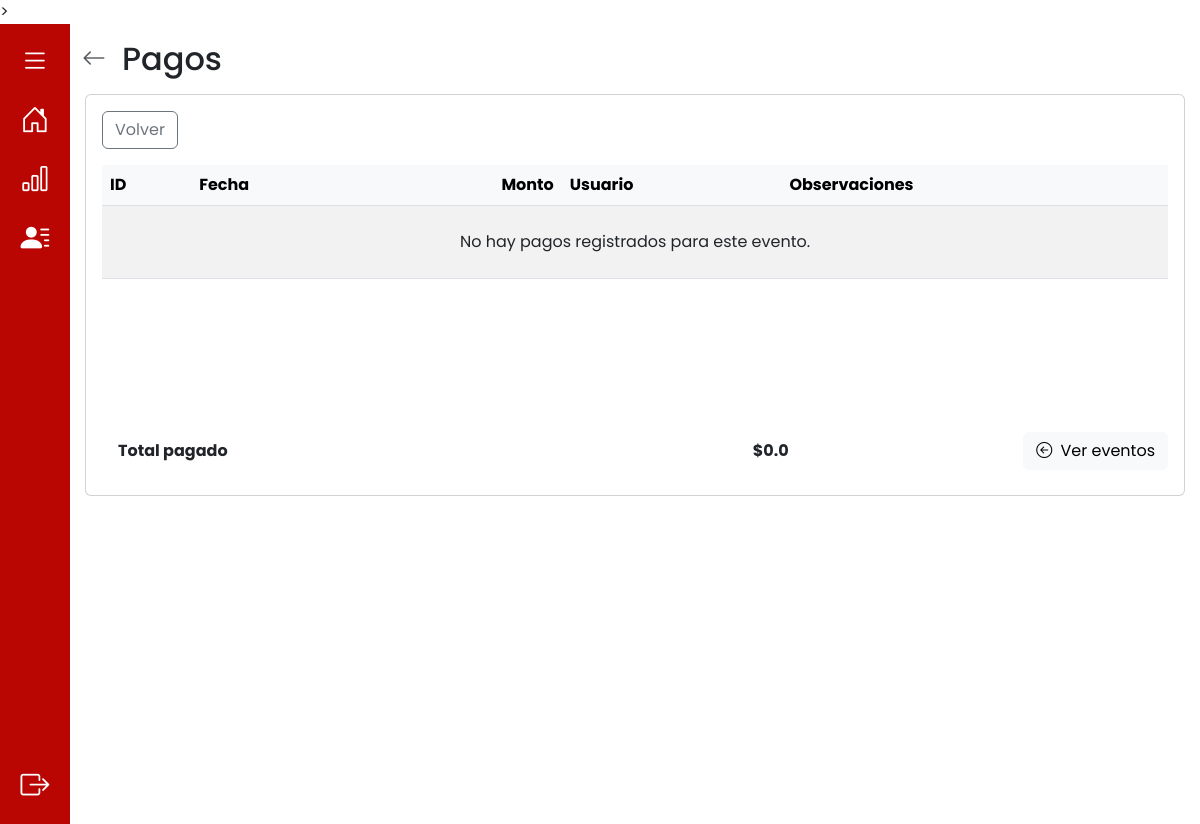
The page /ingresos/pagos/1 (signed in) on the database as committed earlier.
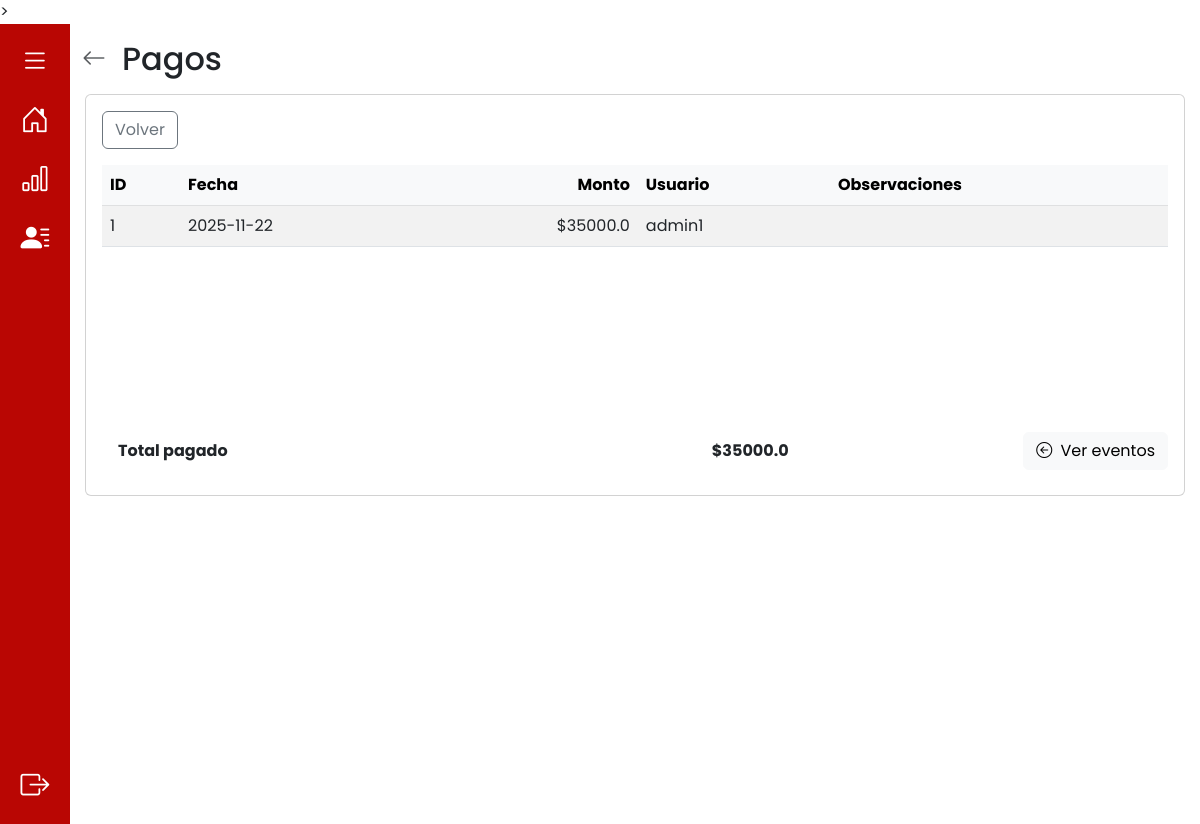
The same page on the database as committed later.
### app/models.py (models this page shows, shortened)
class Pago(db.Model):
    __tablename__ = 'pago'
    id_pago = db.Column(db.Integer, primary_key=True, autoincrement=True)
    id_evento = db.Column(db.Integer, db.ForeignKey('evento.id_evento'), nullable=False)
    monto_pago = db.Column(db.Numeric(10, 2), nullable=False)
    fecha = db.Column(db.Date, nullable=False)
    usuario_creacion = db.Column(db.String(10), db.ForeignKey('cuenta.nombre_usuario'), nullable=False)
    evento = db.relationship('Evento', back_populates='pagos')
    usuario = db.relationship('Cuenta', back_populates='pagos')
    auditorias_pago = db.relationship('AuditoriaPago', back_populates='pago', cascade="all, delete-orphan")

### app/routes/ingresos_routes.py (the view)
@ingresos_bp.route("pagos/<int:id_evento>")
def pagos(id_evento):
    try:
        evento = Evento.query.get(id_evento)
        if not evento:
            raise ValueError("No se encontró el evento buscado")
        pagos = evento.pagos
        return render_template('pagos.html', pagos = pagos, id_evento = id_evento)
    except Exception as e:
        return render_template("pagos.html", mensaje=f"Error al cargar eventos {str(e)}")

### app/models.py (called while the page is built)
    def es_administrador(self):
        return Administrador.query.filter_by(nombre_usuario=self.nombre_usuario).first() is not None

### app/templates/pagos.html (shortened to what this page needs)
{% extends 'base.html' %}
{% block content %}
<div class="container py-3">
  <div class="d-flex align-items-center mb-3">
    <a href="{{ url_for('eventos_bp.eventos') }}" class="text-muted me-3" aria-label="Volver">
      <i class="bi bi-arrow-left fs-4"></i>
    </a>
    <div>
      <h2 class="m-0">Pagos</h2>
    </div>
  </div>
  <div class="d-flex justify-content-center">
    <div class="card w-100" style="max-width:1100px;">
      <div class="card-body d-flex flex-column" style="min-height:50vh;">
        <div class="row mb-3">
          <div class="col-12 d-flex justify-content-between align-items-center">
            <div>
              <a href="{{ url_for('ingresos.ingresos') }}" class="btn btn-outline-secondary">Volver</a>
            </div>
          </div>
        </div>
        <div class="row flex-grow-1 mb-3">
          <div class="col-12">
            <div style="max-height:48vh; overflow:auto;">
              <table class="table table-striped table-hover mb-0">
                <thead class="table-light position-sticky top-0" style="z-index:1;">
                  <tr>
                    <th>ID</th>
                    <th>Fecha</th>
                    <th class="text-end">Monto</th>
                    <th>Usuario</th>
                    <th>Observaciones</th>
                  </tr>
                </thead>
                <tbody>
                  {% if pagos %}
                    {% for pago in pagos %}
                    <tr>
                      <td>{{ pago.id_pago }}</td>
                      <td>{{ pago.fecha }}</td>
                      <td class="text-end">${{ pago.monto_pago | float | round(2) }}</td>
                      <td>{{ pago.usuario_creacion }}</td>
                      <td>{{ pago.observaciones if pago.observaciones is defined else '' }}</td>
                    </tr>
                    {% endfor %}
                  {% else %}
                    <tr>
                      <td colspan="5" class="text-center py-4">No hay pagos registrados para este evento.</td>
                    </tr>
                  {% endif %}
                </tbody>
              </table>
            </div>
          </div>
        </div>
        <div class="row">
          <div class="col-md-8 d-flex flex-column justify-content-center">
            <div class="section-card p-3">
              <div class="d-flex justify-content-between">
                <div>
                  <strong>Total pagado</strong>
                </div>
                <div>
                  {% set total = pagos | sum(attribute='monto_pago') if pagos else 0 %}
                  <strong>${{ total | float | round(2) }}</strong>
                </div>
              </div>
            </div>
          </div>
          <div class="col-md-4 d-flex justify-content-end align-items-center">
            <a href="{{ url_for('eventos_bp.eventos') }}" class="btn btn-light ms-2">
              <i class="bi bi-arrow-left-circle me-1"></i> Ver eventos
            </a>
          </div>
        </div>
      </div>
    </div>
  </div>
</div>
{% endblock %}

Rows that differ between the two databases and show on the page:
added Pago: id_pago "1", fecha "2025-11-22", monto_pago "35000.0", usuario_creacion "admin1"
Other text that changed with them:
{{ total | float | round(2) }}: "0.0" → "35000.0"
text no longer shown: "No hay pagos registrados para este evento."
